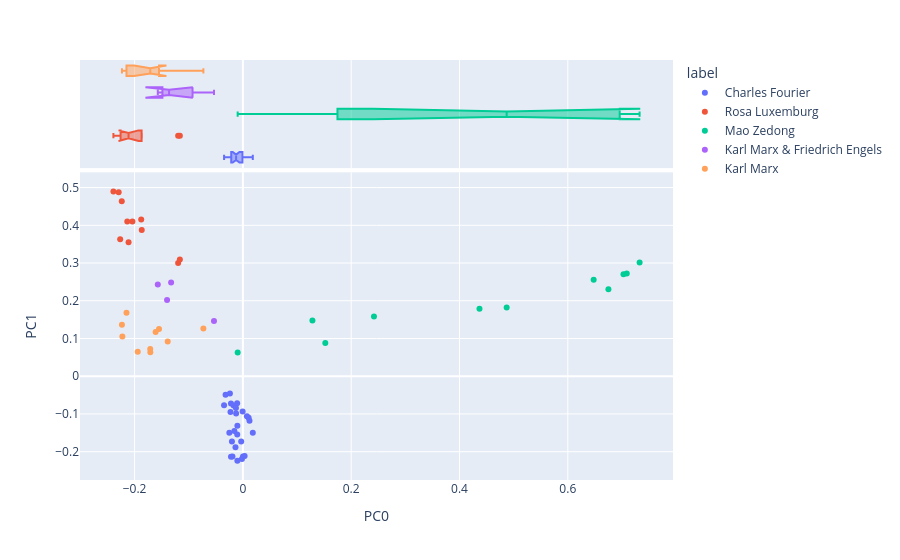

Notebook code for this chart:
### Markdown cell above
## Chaps PC 0 and 1

### Code cell
vis_pcs(DCM_c, 0, 1)

### Figure 1 — Plotly figure (JSON) as saved in the notebook; plotly's stock layout.template omitted (floating-point values rounded to 4 significant figures)
{"data": [{"hovertemplate": "<b>%{hovertext}</b><br><br>label=Charles Fourier<br>PC0=%{x}<br>PC1=%{y}<extra></extra>", "hovertext": ["Selections from his Writings", "Selections from his Writings", "Selections from his Writings", "Selections from his Writings", "Selections from his Writings", "Selections from his Writings", "Selections from his Writings", "Selections from his Writings", "Selections from his Writings", "Selections from his Writings", "Selections from his Writings", "Selections from his Writings", "Selections from his Writings", "Selections from his Writings", "Selections from his Writings", "Selections from his Writings", "Selections from his Writings", "Selections from his Writings", "Selections from his Writings", "Selections from his Writings", "Selections from his Writings", "Selections from his Writings", "Selections from his Writings", "Selections from his Writings", "Selections from his Writings", "Selections from his Writings", "Selections from his Writings"], "legendgroup": "Charles Fourier", "marker": {"color": "#636efa", "symbol": "circle"}, "mode": "markers", "name": "Charles Fourier", "orientation": "v", "showlegend": true, "type": "scatter", "x": [-0.01926, -0.01021, -0.01045, -0.02024, -0.02198, -0.01254, -0.02294, -0.03474, -0.02396, -0.02203, -0.03199, -0.01061, -0.0004666, -0.02502, -0.01714, -0.01283, 0.01829, 0.0002093, -0.001786, 0.003146, -0.003161, 0.0106, -0.01371, 0.01216, 0.00746, -0.01577, -0.01024], "xaxis": "x", "y": [-0.2125, -0.1312, -0.1544, -0.1732, -0.2137, -0.09847, -0.09492, -0.07716, -0.04558, -0.072, -0.04894, -0.07165, -0.09329, -0.1499, -0.07754, -0.08397, -0.1497, -0.2128, -0.2193, -0.2114, -0.1732, -0.1101, -0.1882, -0.1183, -0.1058, -0.1454, -0.2243], "yaxis": "y"}, {"alignmentgroup": "True", "hovertemplate": "<b>%{hovertext}</b><br><br>label=Charles Fourier<br>PC0=%{x}<extra></extra>", "hovertext": ["Selections from his Writings", "Selections from his Writings", "Selections from his Writings", "Selections from his Writings", "Selections from his Writings", "Selections from his Writings", "Selections from his Writings", "Selections from his Writings", "Selections from his Writings", "Selections from his Writings", "Selections from his Writings", "Selections from his Writings", "Selections from his Writings", "Selections from his Writings", "Selections from his Writings", "Selections from his Writings", "Selections from his Writings", "Selections from his Writings", "Selections from his Writings", "Selections from his Writings", "Selections from his Writings", "Selections from his Writings", "Selections from his Writings", "Selections from his Writings", "Selections from his Writings", "Selections from his Writings", "Selections from his Writings"], "legendgroup": "Charles Fourier", "marker": {"color": "#636efa", "symbol": "circle"}, "name": "Charles Fourier", "notched": true, "offsetgroup": "Charles Fourier", "showlegend": false, "type": "box", "x": [-0.01926, -0.01021, -0.01045, -0.02024, -0.02198, -0.01254, -0.02294, -0.03474, -0.02396, -0.02203, -0.03199, -0.01061, -0.0004666, -0.02502, -0.01714, -0.01283, 0.01829, 0.0002093, -0.001786, 0.003146, -0.003161, 0.0106, -0.01371, 0.01216, 0.00746, -0.01577, -0.01024], "xaxis": "x2", "yaxis": "y2"}, {"hovertemplate": "<b>%{hovertext}</b><br><br>label=Rosa Luxemburg<br>PC0=%{x}<br>PC1=%{y}<extra></extra>", "hovertext": ["Reform or Revolution", "Reform or Revolution", "Reform or Revolution", "Reform or Revolution", "Reform or Revolution", "Reform or Revolution", "Reform or Revolution", "Reform or Revolution", "Reform or Revolution", "Reform or Revolution", "Reform or Revolution"], "legendgroup": "Rosa Luxemburg", "marker": {"color": "#EF553B", "symbol": "circle"}, "mode": "markers", "name": "Rosa Luxemburg", "orientation": "v", "showlegend": true, "type": "scatter", "x": [-0.1164, -0.2294, -0.2111, -0.2266, -0.204, -0.2391, -0.2135, -0.2237, -0.1878, -0.1868, -0.1195], "xaxis": "x", "y": [0.3095, 0.4874, 0.3554, 0.363, 0.4103, 0.4897, 0.4102, 0.4638, 0.4153, 0.3879, 0.3003], "yaxis": "y"}, {"alignmentgroup": "True", "hovertemplate": "<b>%{hovertext}</b><br><br>label=Rosa Luxemburg<br>PC0=%{x}<extra></extra>", "hovertext": ["Reform or Revolution", "Reform or Revolution", "Reform or Revolution", "Reform or Revolution", "Reform or Revolution", "Reform or Revolution", "Reform or Revolution", "Reform or Revolution", "Reform or Revolution", "Reform or Revolution", "Reform or Revolution"], "legendgroup": "Rosa Luxemburg", "marker": {"color": "#EF553B", "symbol": "circle"}, "name": "Rosa Luxemburg", "notched": true, "offsetgroup": "Rosa Luxemburg", "showlegend": false, "type": "box", "x": [-0.1164, -0.2294, -0.2111, -0.2266, -0.204, -0.2391, -0.2135, -0.2237, -0.1878, -0.1868, -0.1195], "xaxis": "x2", "yaxis": "y2"}, {"hovertemplate": "<b>%{hovertext}</b><br><br>label=Mao Zedong<br>PC0=%{x}<br>PC1=%{y}<extra></extra>", "hovertext": ["On Correcting Mistaken Ideas in the Party", "On Guerrilla Warfare", "On Guerrilla Warfare", "On Guerrilla Warfare", "On Guerrilla Warfare", "On Guerrilla Warfare", "On Guerrilla Warfare", "On Guerrilla Warfare", "On Practice", "On Tactics Against Japanese Imperialism", "Win the Masses for the Anti-Japanese Front"], "legendgroup": "Mao Zedong", "marker": {"color": "#00cc96", "symbol": "circle"}, "mode": "markers", "name": "Mao Zedong", "orientation": "v", "showlegend": true, "type": "scatter", "x": [0.1522, 0.7325, 0.7028, 0.7088, 0.4369, 0.6749, 0.4871, 0.6477, -0.009644, 0.242, 0.1284], "xaxis": "x", "y": [0.08834, 0.3016, 0.2706, 0.2725, 0.1787, 0.2305, 0.1818, 0.2557, 0.0628, 0.1584, 0.148], "yaxis": "y"}, {"alignmentgroup": "True", "hovertemplate": "<b>%{hovertext}</b><br><br>label=Mao Zedong<br>PC0=%{x}<extra></extra>", "hovertext": ["On Correcting Mistaken Ideas in the Party", "On Guerrilla Warfare", "On Guerrilla Warfare", "On Guerrilla Warfare", "On Guerrilla Warfare", "On Guerrilla Warfare", "On Guerrilla Warfare", "On Guerrilla Warfare", "On Practice", "On Tactics Against Japanese Imperialism", "Win the Masses for the Anti-Japanese Front"], "legendgroup": "Mao Zedong", "marker": {"color": "#00cc96", "symbol": "circle"}, "name": "Mao Zedong", "notched": true, "offsetgroup": "Mao Zedong", "showlegend": false, "type": "box", "x": [0.1522, 0.7325, 0.7028, 0.7088, 0.4369, 0.6749, 0.4871, 0.6477, -0.009644, 0.242, 0.1284], "xaxis": "x2", "yaxis": "y2"}, {"hovertemplate": "<b>%{hovertext}</b><br><br>label=Karl Marx & Friedrich Engels<br>PC0=%{x}<br>PC1=%{y}<extra></extra>", "hovertext": ["The Communist Manifesto", "The Communist Manifesto", "The Communist Manifesto", "The Communist Manifesto"], "legendgroup": "Karl Marx & Friedrich Engels", "marker": {"color": "#ab63fa", "symbol": "circle"}, "mode": "markers", "name": "Karl Marx & Friedrich Engels", "orientation": "v", "showlegend": true, "type": "scatter", "x": [-0.1572, -0.14, -0.1326, -0.05339], "xaxis": "x", "y": [0.2433, 0.2023, 0.2487, 0.1467], "yaxis": "y"}, {"alignmentgroup": "True", "hovertemplate": "<b>%{hovertext}</b><br><br>label=Karl Marx & Friedrich Engels<br>PC0=%{x}<extra></extra>", "hovertext": ["The Communist Manifesto", "The Communist Manifesto", "The Communist Manifesto", "The Communist Manifesto"], "legendgroup": "Karl Marx & Friedrich Engels", "marker": {"color": "#ab63fa", "symbol": "circle"}, "name": "Karl Marx & Friedrich Engels", "notched": true, "offsetgroup": "Karl Marx & Friedrich Engels", "showlegend": false, "type": "box", "x": [-0.1572, -0.14, -0.1326, -0.05339], "xaxis": "x2", "yaxis": "y2"}, {"hovertemplate": "<b>%{hovertext}</b><br><br>label=Karl Marx<br>PC0=%{x}<br>PC1=%{y}<extra></extra>", "hovertext": ["Wage Labour and Capital", "Wage Labour and Capital", "Wage Labour and Capital", "Wage Labour and Capital", "Wage Labour and Capital", "Wage Labour and Capital", "Wage Labour and Capital", "Wage Labour and Capital", "Wage Labour and Capital", "Wage Labour and Capital"], "legendgroup": "Karl Marx", "marker": {"color": "#FFA15A", "symbol": "circle"}, "mode": "markers", "name": "Karl Marx", "orientation": "v", "showlegend": true, "type": "scatter", "x": [-0.1388, -0.07294, -0.1709, -0.1711, -0.1942, -0.1549, -0.2226, -0.2234, -0.2149, -0.1612], "xaxis": "x", "y": [0.09226, 0.1266, 0.06329, 0.07225, 0.0651, 0.1249, 0.1053, 0.1362, 0.1685, 0.1172], "yaxis": "y"}, {"alignmentgroup": "True", "hovertemplate": "<b>%{hovertext}</b><br><br>label=Karl Marx<br>PC0=%{x}<extra></extra>", "hovertext": ["Wage Labour and Capital", "Wage Labour and Capital", "Wage Labour and Capital", "Wage Labour and Capital", "Wage Labour and Capital", "Wage Labour and Capital", "Wage Labour and Capital", "Wage Labour and Capital", "Wage Labour and Capital", "Wage Labour and Capital"], "legendgroup": "Karl Marx", "marker": {"color": "#FFA15A", "symbol": "circle"}, "name": "Karl Marx", "notched": true, "offsetgroup": "Karl Marx", "showlegend": false, "type": "box", "x": [-0.1388, -0.07294, -0.1709, -0.1711, -0.1942, -0.1549, -0.2226, -0.2234, -0.2149, -0.1612], "xaxis": "x2", "yaxis": "y2"}], "layout": {"legend": {"title": {"text": "label"}, "tracegroupgap": 0}, "margin": {"t": 60}, "xaxis": {"anchor": "y", "domain": [0.0, 1.0], "title": {"text": "PC0"}}, "xaxis2": {"anchor": "y2", "domain": [0.0, 1.0], "matches": "x", "showgrid": true, "showticklabels": false}, "yaxis": {"anchor": "x", "domain": [0.0, 0.7326], "title": {"text": "PC1"}}, "yaxis2": {"anchor": "x2", "domain": [0.7426, 1.0], "matches": "y2", "showgrid": false, "showline": false, "showticklabels": false, "ticks": ""}}}
